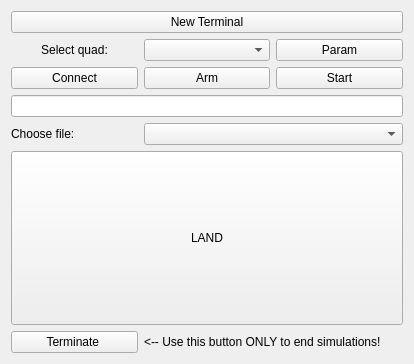
<?xml version="1.0" encoding="UTF-8"?>
<ui version="4.0">
 <class>Form</class>
 <widget class="QWidget" name="Form">
  <property name="geometry">
   <rect>
    <x>0</x>
    <y>0</y>
    <width>414</width>
    <height>364</height>
   </rect>
  </property>
  <property name="windowTitle">
   <string>Form</string>
  </property>
  <property name="styleSheet">
   <string notr="true"/>
  </property>
  <layout class="QGridLayout" name="gridLayout">
   <item row="1" column="0">
    <widget class="QLabel" name="label">
     <property name="sizePolicy">
      <sizepolicy hsizetype="Minimum" vsizetype="Fixed">
       <horstretch>0</horstretch>
       <verstretch>0</verstretch>
      </sizepolicy>
     </property>
     <property name="text">
      <string>&lt;html&gt;&lt;head/&gt;&lt;body&gt;&lt;p align=&quot;center&quot;&gt;Select quad:&lt;/p&gt;&lt;/body&gt;&lt;/html&gt;</string>
     </property>
    </widget>
   </item>
   <item row="2" column="0">
    <widget class="QPushButton" name="ConnectButton">
     <property name="text">
      <string>Connect</string>
     </property>
    </widget>
   </item>
   <item row="6" column="0" colspan="3">
    <widget class="QLineEdit" name="StartInputField"/>
   </item>
   <item row="8" column="0" colspan="3">
    <widget class="QPushButton" name="LANDButton">
     <property name="sizePolicy">
      <sizepolicy hsizetype="Minimum" vsizetype="Preferred">
       <horstretch>0</horstretch>
       <verstretch>0</verstretch>
      </sizepolicy>
     </property>
     <property name="minimumSize">
      <size>
       <width>200</width>
       <height>100</height>
      </size>
     </property>
     <property name="autoFillBackground">
      <bool>false</bool>
     </property>
     <property name="styleSheet">
      <string notr="true"/>
     </property>
     <property name="text">
      <string>LAND</string>
     </property>
    </widget>
   </item>
   <item row="1" column="1">
    <widget class="QComboBox" name="IrisInputBox"/>
   </item>
   <item row="1" column="2">
    <widget class="QPushButton" name="ParamButton">
     <property name="text">
      <string>Param</string>
     </property>
    </widget>
   </item>
   <item row="2" column="1">
    <widget class="QPushButton" name="ArmButton">
     <property name="text">
      <string>Arm</string>
     </property>
    </widget>
   </item>
   <item row="2" column="2">
    <widget class="QPushButton" name="StartButton">
     <property name="text">
      <string>Start</string>
     </property>
    </widget>
   </item>
   <item row="7" column="0">
    <widget class="QLabel" name="label_2">
     <property name="text">
      <string>Choose file:</string>
     </property>
    </widget>
   </item>
   <item row="7" column="1" colspan="2">
    <widget class="QComboBox" name="FileInputBox"/>
   </item>
   <item row="0" column="0" colspan="3">
    <widget class="QPushButton" name="TerminalButton">
     <property name="text">
      <string>New Terminal</string>
     </property>
    </widget>
   </item>
   <item row="9" column="0">
    <widget class="QPushButton" name="TerminateButton">
     <property name="text">
      <string>Terminate </string>
     </property>
    </widget>
   </item>
   <item row="9" column="1" colspan="2">
    <widget class="QLabel" name="label_3">
     <property name="text">
      <string>&lt;-- Use this button ONLY to end simulations!</string>
     </property>
    </widget>
   </item>
  </layout>
 </widget>
 <resources/>
 <connections/>
</ui>
